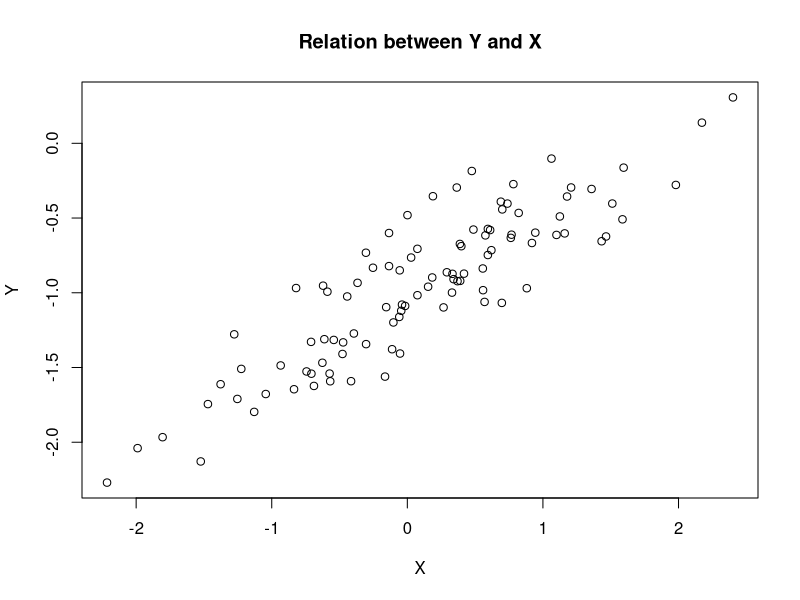

Write R code to recreate this figure.
# setting correct seed
set.seed(1)


# point A
x <- rnorm(100, 0, 1)

# point B
eps <- rnorm(100, 0, 0.25)

# point C
y <- -1.0 + 0.5 * x + eps

# vector y should have lenght 100, we can check it here:
len_of_y <- length(y)
len_of_y

# what are beta coeffs?
# beta0 is -1.0
# beta1 is 0.5
# TODO: CHECK IF THIS IS CORRECT!

# point D
plot(x, y, main="Relation between Y and X", xlab="X", ylab="Y") 


